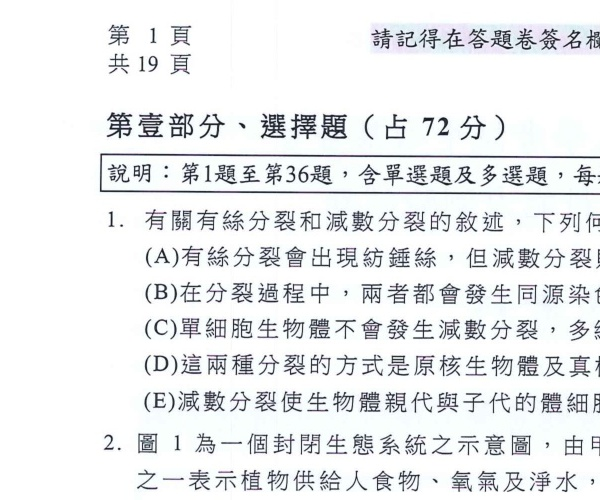
#> input picture assets/debug_p1_crop.jpg, 600 x 500 px, found by its file name
$ python debug_pages.py
#> lines starting #> are read from the running program, lines starting #| are printed output that depends on the picture; after the words box and inside, x2 and y2 are one past the last pixel; in counts of white or black regions, pixels touching at a corner belong together
import cv2
import numpy as np

img = cv2.imread(r'G:\CODE\handwriteremove\assets\debug_p1_crop.jpg')
#> img is the input picture: shape (500, 600, 3); mean B, G, R 236.7, 235.2, 233.5
gray = cv2.cvtColor(img, cv2.COLOR_BGR2GRAY)
_, bin_inv = cv2.threshold(gray, 180, 255, cv2.THRESH_BINARY_INV)
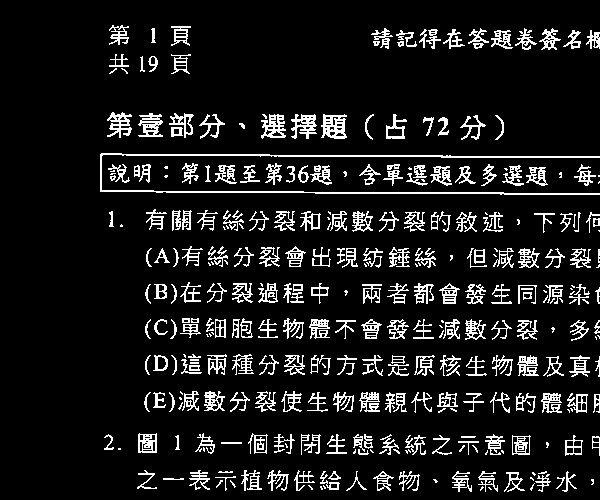
#> bin_inv: shape (500, 600); 10.5% white in thin lines or dots, all inside (x1, y1, x2, y2) = (100, 25, 600, 492)

contours, _ = cv2.findContours(bin_inv, cv2.RETR_EXTERNAL, cv2.CHAIN_APPROX_SIMPLE)
#> contours = 341 contours, 123 with area under 20; largest, box (x1, y1, x2, y2) and area: (100, 153, 600, 195) 1023, (321, 114, 347, 139) 464, (261, 114, 286, 139) 356, (138, 113, 163, 137) 340, (138, 433, 157, 453) 324
boxes = [cv2.boundingRect(c) for c in contours]
#> boxes = 341 items, first 6: (488, 487, 4, 3), (480, 486, 4, 5), (320, 486, 3, 4), (323, 485, 3, 4), (308, 485, 5, 5), (530, 483, 5, 8)
# 找 y 在 150~350 之間最左邊的
cand = [b for b in boxes if 150 <= b[1] <= 350 and b[0] < 200]
#> cand = 30 items, first 6: (180, 324, 21, 14), (170, 319, 7, 20), (154, 319, 14, 16), (145, 319, 6, 20), (191, 318, 8, 5), (182, 318, 8, 5)
cand.sort(key=lambda b: (b[1], b[0]))
for b in cand:
    print(f"bbox: x={b[0]}, y={b[1]}, w={b[2]}, h={b[3]}")
#> this loop made 30 passes
#> b on passes 1 to 12: (100, 153, 500, 42), (182, 163, 17, 21), (108, 164, 22, 19), (139, 164, 12, 19), (134, 165, 6, 12), (164, 166, 4, 3), (110, 170, 5, 2), (110, 173, 6, 2), (110, 175, 6, 6), (164, 175, 4, 3), (146, 209, 21, 21), (172, 210, 9, 21)
#| bbox: x=100, y=153, w=500, h=42
#| bbox: x=182, y=163, w=17, h=21
#| bbox: x=108, y=164, w=22, h=19
#| bbox: x=139, y=164, w=12, h=19
#| bbox: x=134, y=165, w=6, h=12
#| bbox: x=164, y=166, w=4, h=3
#| bbox: x=110, y=170, w=5, h=2
#| bbox: x=110, y=173, w=6, h=2
#> (further printed lines are left out)

$ run again, with assets/debug_crop_left.jpg copied over assets/debug_p1_crop.jpg
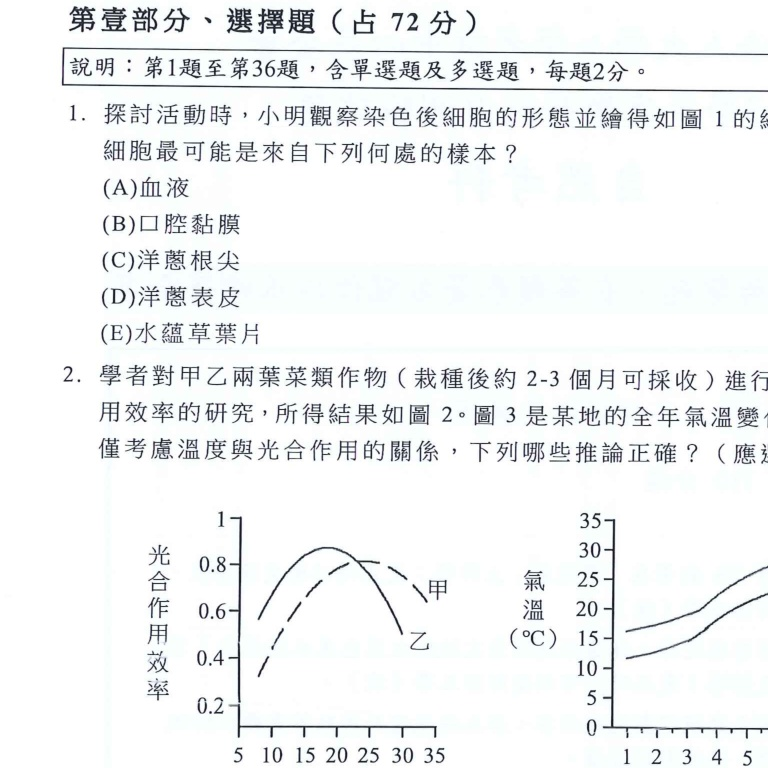
#> input picture assets/debug_crop_left.jpg, 768 x 768 px, found by its file name
#> img is the input picture: shape (768, 768, 3); mean B, G, R 243.4, 242.9, 241
#> `_, bin_inv = cv2.threshold(gray, 180, 255, cv2.THRESH_BINARY_INV)`:
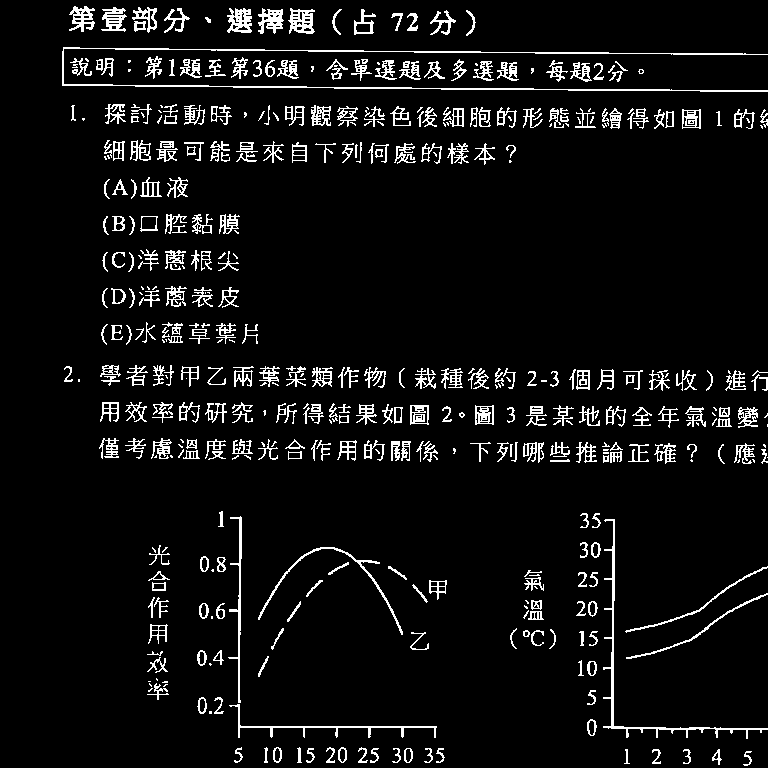
#> bin_inv: shape (768, 768); 6.5% white in thin lines or dots
#> contours = 451 contours, 171 with area under 20; largest, box (x1, y1, x2, y2) and area: (62, 47, 768, 92) 968, (603, 519, 768, 739) 682, (288, 8, 315, 34) 476, (227, 8, 252, 33) 416, (258, 8, 284, 34) 364
#> boxes = 451 items, first 6: (743, 751, 9, 15), (712, 749, 10, 16), (683, 749, 8, 15), (652, 749, 9, 15), (624, 749, 6, 15), (436, 748, 9, 15)
#> cand = 48 items, first 6: (165, 339, 2, 3), (162, 339, 3, 4), (168, 336, 15, 7), (189, 329, 21, 15), (135, 328, 9, 12), (162, 327, 8, 11)
#> the loop `for b in cand:` made 48 passes
#> b on passes 1 to 8: (107, 155, 3, 4), (104, 156, 3, 4), (140, 177, 22, 20), (167, 177, 21, 21), (104, 179, 6, 20), (112, 179, 16, 16), (131, 179, 6, 20), (167, 183, 4, 4)
#> (printed output is left out)

$ run again, with assets/debug_crop_right.jpg copied over assets/debug_p1_crop.jpg
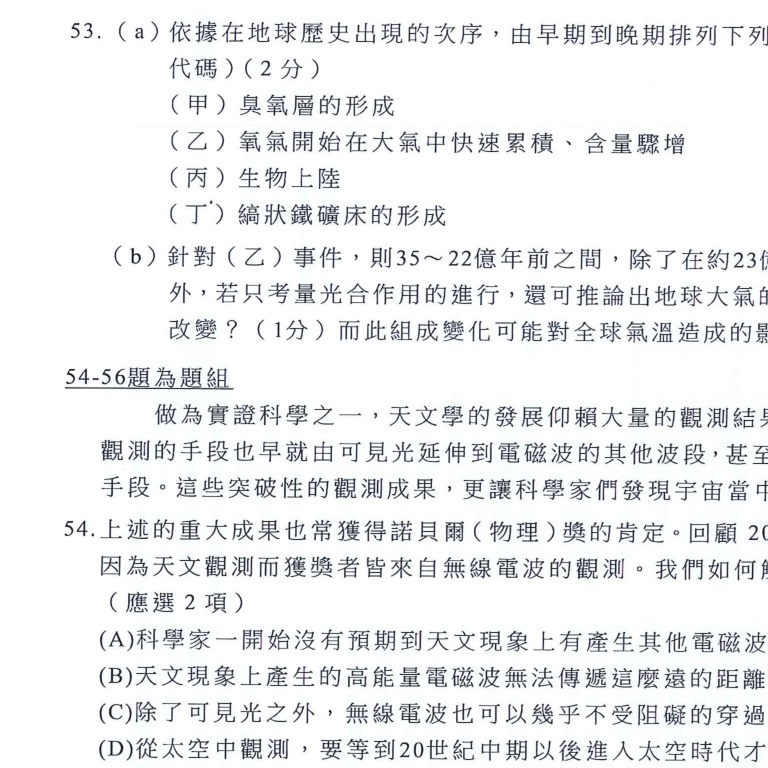
#> input picture assets/debug_crop_right.jpg, 768 x 768 px, found by its file name
#> img is the input picture: shape (768, 768, 3); mean B, G, R 238.9, 237.9, 236.9
#> `_, bin_inv = cv2.threshold(gray, 180, 255, cv2.THRESH_BINARY_INV)`:
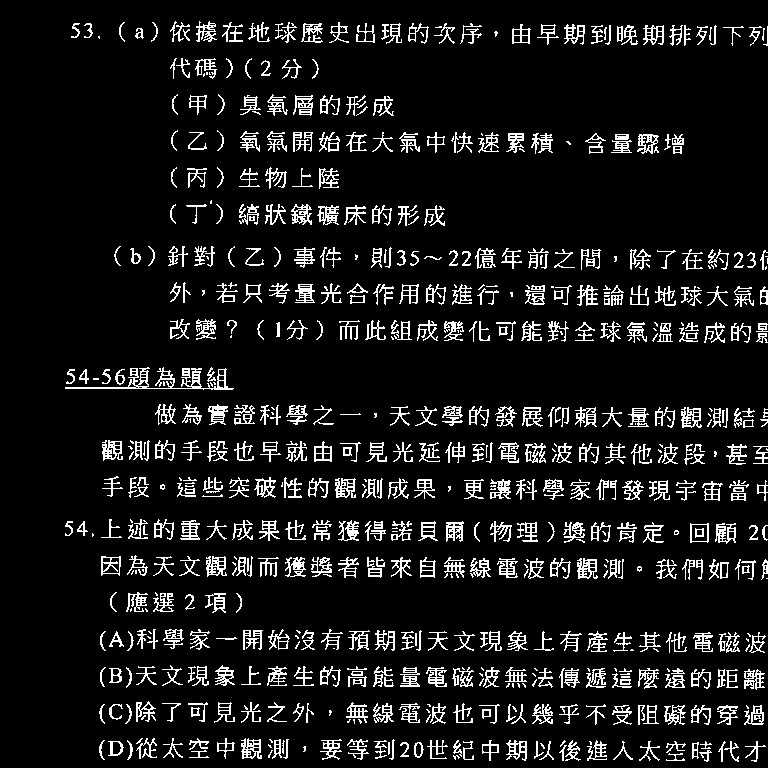
#> bin_inv: shape (768, 768); 9.5% white in thin lines or dots, all inside (x1, y1, x2, y2) = (65, 21, 768, 762)
#> contours = 743 contours, 297 with area under 20; largest, box (x1, y1, x2, y2) and area: (65, 367, 234, 390) 814, (690, 523, 709, 543) 310, (101, 556, 121, 576) 308, (577, 558, 598, 579) 288, (206, 556, 227, 577) 286
#> boxes = 743 items, first 6: (453, 755, 7, 5), (666, 753, 19, 8), (699, 750, 13, 12), (268, 750, 5, 8), (189, 750, 20, 8), (303, 746, 3, 6)
#> cand = [(196, 319, 20, 21), (170, 319, 20, 20), (183, 282, 8, 21), (170, 282, 11, 20), (130, 248, 11, 16), (194, 246, 13, 20), (168, 246, 20, 21), (148, 246, 7, 20), (114, 246, 7, 20), (186, 204, 21, 20), (170, 204, 6, 20), (187, 168, 20, 20), (171, 167, 6, 21)]
#> the loop `for b in cand:` made 13 passes
#> (printed output is left out)

$ run again, with assets/debug_p0.jpg copied over assets/debug_p1_crop.jpg
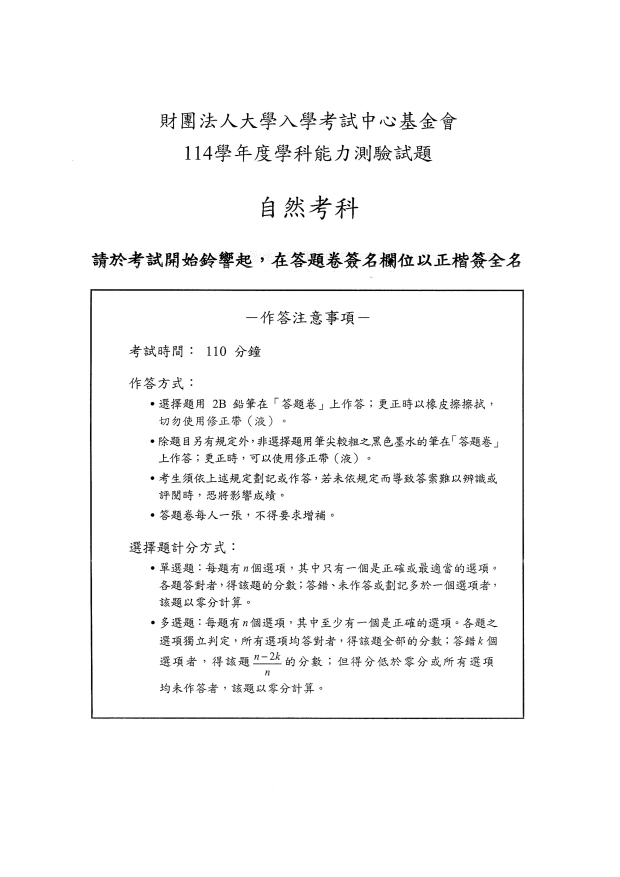
#> input picture assets/debug_p0.jpg, 1240 x 1754 px, found by its file name (shown at 1/2 size)
#> img is the input picture: shape (1754, 1240, 3); min 0, max 255, mean 247.8
#> `_, bin_inv = cv2.threshold(gray, 180, 255, cv2.THRESH_BINARY_INV)`:
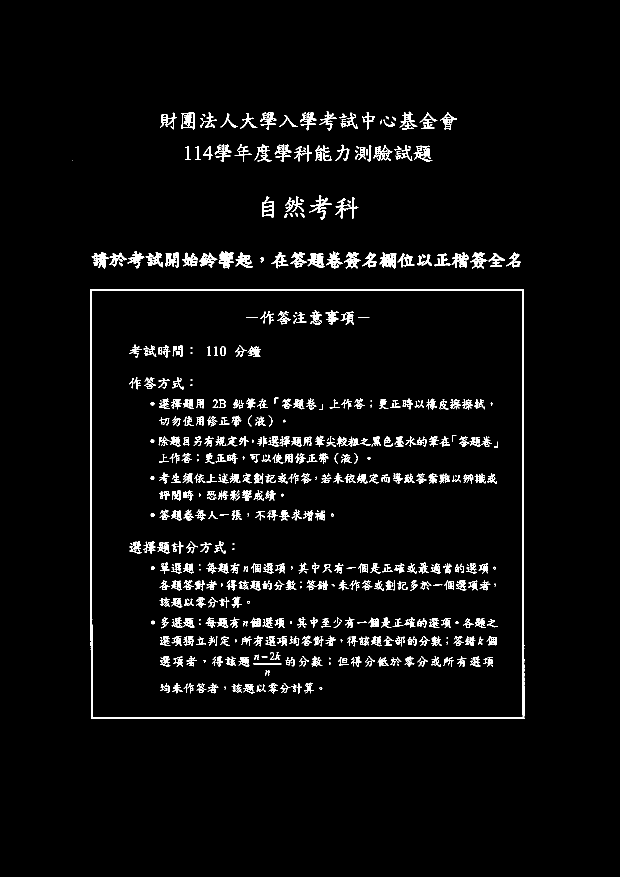
#> bin_inv: shape (1754, 1240) (shown at 1/2 size); 3.6% white in thin lines or dots, all inside (x1, y1, x2, y2) = (145, 223, 1049, 1438)
#> contours = 117 contours, 26 with area under 20; largest, box (x1, y1, x2, y2) and area: (180, 578, 1049, 1438) 743617, (363, 224, 390, 259) 728, (524, 393, 548, 436) 655, (759, 505, 793, 538) 616, (615, 506, 650, 536) 568
#> boxes = 117 items, first 6: (180, 578, 869, 860), (588, 526, 17, 10), (238, 525, 8, 8), (186, 523, 11, 9), (380, 522, 15, 11), (336, 518, 17, 16)
#> cand = [(145, 320, 1, 1)]
#> the loop `for b in cand:` made 1 pass
#> (printed output is left out)
